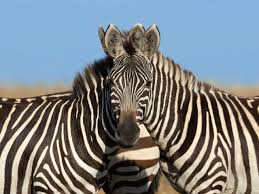
#> input picture zebra.jpeg, 259 x 194 px
$ jupyter execute --allow-errors 'FFT and IFFT Implementation.ipynb'
#> lines starting #> are read from the running program, lines starting #| are printed output that depends on the picture
# Implementation of FFT and IFFT

### Libraries

[cell 1]
import cmath
import numpy as np
from math import log, ceil
import pylab as plt
import cv2

### Utils

[cell 2]
def omega(p, q):
    ''' The omega term in DFT and IDFT formulas'''
    return cmath.exp((2.0 * cmath.pi * 1j * q) / p)

# [13 lines left out: functions pad, pad2, not called in this run]

## FFT

[cell 3]
## FFT - 1D
# [15 lines left out: function fft, not called in this run]

[cell 4]
## FFT - 2D
# [15 lines left out: functions fft2, ifft2, not called in this run]

## IFFT

[cell 5]
## ifft - 1D
# [7 lines left out: function ifft, not called in this run]

[cell 6]
## ifft - 2D
# [8 lines left out: function ifft2, not called in this run]

### FFT shift

[cell 7]
# [9 lines left out: function fftshift, not called in this run]

[cell 8]
import numpy as np


def DFT_1D(fx):
    fx = np.asarray(fx, dtype=complex)
    M = fx.shape[0]
    fu = fx.copy()

    for i in range(M):
        u = i
        sum = 0
        for j in range(M):
            x = j
            tmp = fx[x]*np.exp(-2j*np.pi*x*u*np.divide(1, M, dtype=complex))
            sum += tmp
        # print(sum)
        fu[u] = sum
    # print(fu)

    return fu


# [15 lines left out: function inverseDFT_1D, not called in this run]


def FFT_1D(fx):
    """ use recursive method to speed up"""
    fx = np.asarray(fx, dtype=complex)
    M = fx.shape[0]
    minDivideSize = 4

    if M % 2 != 0:
        raise ValueError("the input size must be 2^n")

    if M <= minDivideSize:
        return DFT_1D(fx)
    else:
        fx_even = FFT_1D(fx[::2])  # compute the even part
        fx_odd = FFT_1D(fx[1::2])  # compute the odd part
        W_ux_2k = np.exp(-2j * np.pi * np.arange(M) / M)

        f_u = fx_even + fx_odd * W_ux_2k[:M//2]

        f_u_plus_k = fx_even + fx_odd * W_ux_2k[M//2:]

        fu = np.concatenate([f_u, f_u_plus_k])

    return fu


def inverseFFT_1D(fu):
    """ use recursive method to speed up"""
    fu = np.asarray(fu, dtype=complex)
    fu_conjugate = np.conjugate(fu)

    fx = FFT_1D(fu_conjugate)

    fx = np.conjugate(fx)
    fx = fx / fu.shape[0]

    return fx


def FFT_2D(fx):
    h, w = fx.shape[0], fx.shape[1]

    fu = np.zeros(fx.shape, dtype=complex)

    if len(fx.shape) == 2:
        for i in range(h):
            fu[i, :] = FFT_1D(fx[i, :])

        for i in range(w):
            fu[:, i] = FFT_1D(fu[:, i])
    elif len(fx.shape) == 3:
        for ch in range(3):
            fu[:, :, ch] = FFT_2D(fx[:, :, ch])

    return fu


# [38 lines left out: functions inverseDFT_2D, inverseFFT_2D, not called in this run]

## Evaluating

[cell 9]
print ('Testing for 1-d signals')
# Generating sin curve in range [-2p, 2pi] with 128 sample points
f = np.sin(np.linspace(-2*np.pi,2*np.pi,128))
# let us add some noise with mean 0.5 and sigma 0.75
f = f + 0.75 * np.random.rand(128) + 0.5

[cell 10]
F = FFT_1D(f)

[cell 11]
fig = plt.figure()
fig.add_subplot(311)
plt.plot(f)
plt.title('Original Signal')
fig.add_subplot(312)
plt.plot(np.log(np.abs(F[:64]) + 1))
plt.title('magnitude plot')
fig.add_subplot(313)
plt.plot(np.angle(F[:64]))
plt.title('Phase plot')
plt.show()
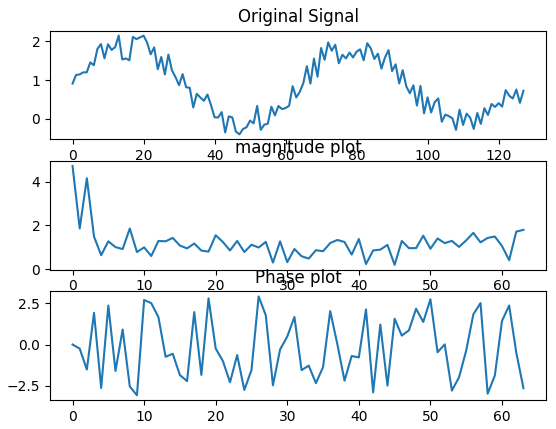
#> figure drawn by matplotlib, 3 panels; panel 1: curve peaks at x = 13, y = 2.15; panel 2: curve peaks at x = 0, y = 4.73; panel 3: curve peaks at x = 26, y = 2.92

[cell 12]
I_F = inverseFFT_1D(F)

[cell 13]
fig = plt.figure()
fig.add_subplot(311)
plt.plot(f)
plt.title('Original Signal')
fig.add_subplot(312)
plt.plot(np.log(np.abs(F[:64]) + 1))
plt.title('magnitude plot')
fig.add_subplot(313)
plt.plot(I_F)
plt.title('Reversed')
plt.show()
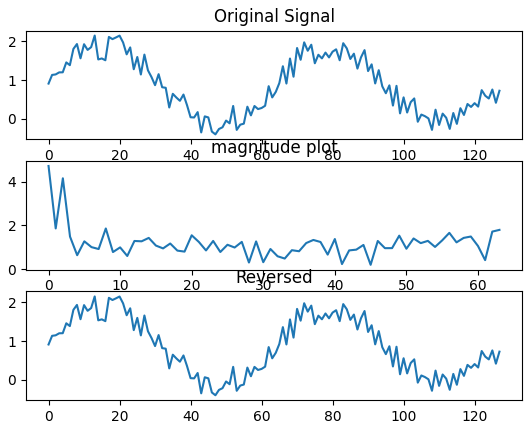
#> figure drawn by matplotlib, 3 panels; panel 1: curve peaks at x = 13, y = 2.15; panel 2: curve peaks at x = 0, y = 4.73; panel 3: curve peaks at x = 13, y = 2.15

[cell 14]
img = cv2.imread('zebra.jpeg', 0)
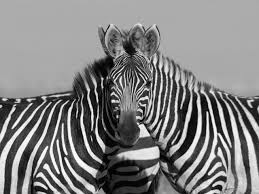
#> img: shape (194, 259); min 0, max 255, mean 128.9
plt.imshow(img, "gray"), plt.title("Original Image")

[cell 15]
img.shape
#> Out = (194, 259)

[cell 16]
resized_img = cv2.resize(img, (256, 256))
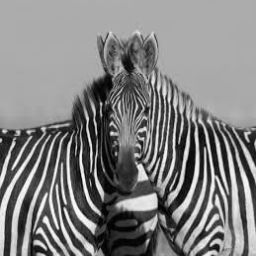
#> resized_img: shape (256, 256); min 0, max 255, mean 128.8

[cell 17]
resized_img.shape
#> Out = (256, 256)

[cell 18]
fft_img = FFT_2D(resized_img)
